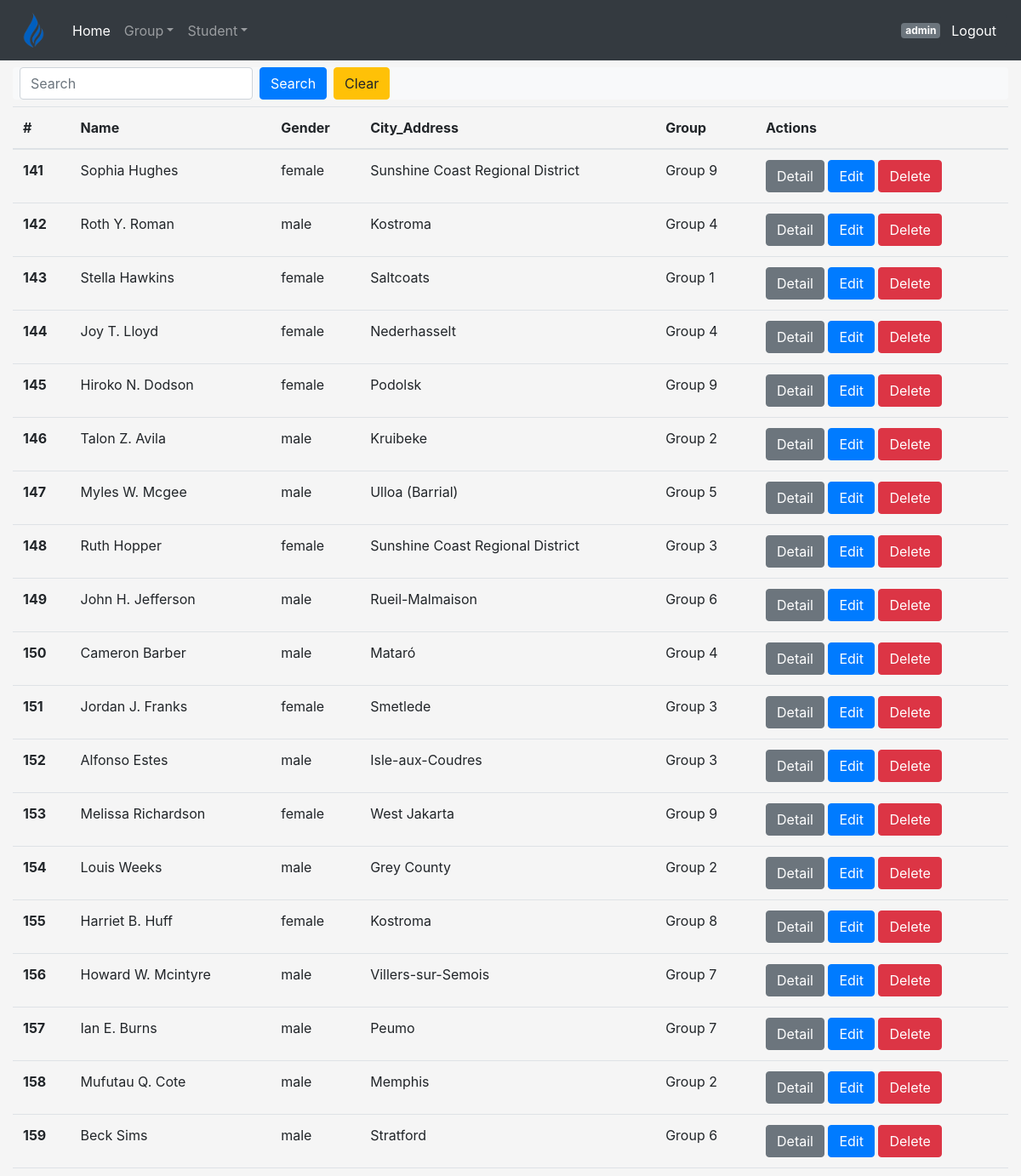
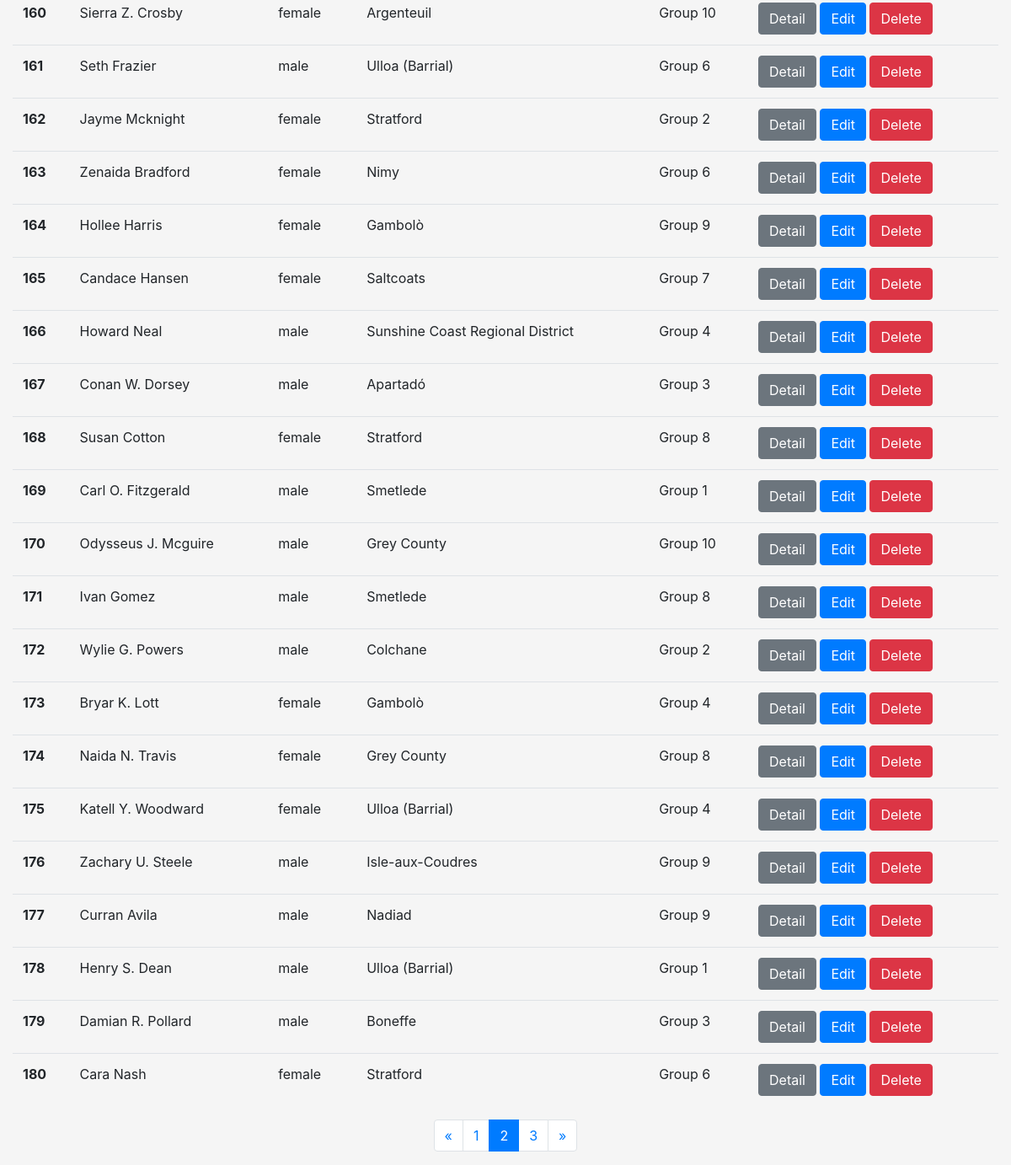
Page /students/student/list?page=2 (signed in) on the committed database (2 pictures, top to bottom).
### students/models.py (models this page shows, shortened)
class Student(AuditMixin, models.Model):
    name = models.CharField(max_length=200)
    age = models.IntegerField()
    gender = models.CharField(max_length=6, choices=GENDER_CHOICES)
    email = models.EmailField(max_length = 100, unique=True)
    city = models.ForeignKey(City, on_delete=models.CASCADE)
    birth_date = models.DateField('birthday date')
    group = models.ForeignKey(StudentGroup, on_delete=models.CASCADE)

class City(models.Model):
    name = models.CharField(max_length=50)
    def __str__(self):
        return self.name

class StudentGroup(AuditMixin, models.Model):
    name = models.CharField(max_length=50, unique=True)
    professor_guide = models.ForeignKey(Professor, unique=True, on_delete=models.DO_NOTHING)
    def __str__(self):
        return 'Group %s ' % self.name

### students/views.py (the view)
# urls.py: path('student/list', views.list_students, name='student_list'),
@login_required
def list_students(request):
    if request.GET.get('something'):
        search_text = request.GET.get('something')
        students = Student.objects.filter(name__contains=search_text).order_by('id')
    else:
        students = Student.objects.order_by('id')
    paginator = Paginator(students, 40) # Show 40 students per page.
    page_number = request.GET.get('page')
    page_obj = paginator.get_page(page_number)
    return render(request,'student/list.html', {'page_obj': page_obj})

### students/templates/student/list.html
{% extends "main.html" %} {% block main %}
<div class="row">
  <div class="col">
    <div class="bg-light rounded mt-2">
        <form class="form-inline my-2 my-md-0">
          <input class="form-control ml-2" type="text" name="something" placeholder="Search" aria-label="Search">
          <input class="btn btn-primary  ml-2" type="submit" value="Search" />
          <a class="btn btn-warning  ml-2" href={% url "student_list" %}>Clear</a>
        </form>
    </div>
    <div class="table-responsive mt-2">
      <table class="table">
        <thead>
          <tr>
            <th scope="col">#</th>
            <th scope="col">Name</th>
            <th scope="col">Gender</th>
            <th scope="col">City_Address</th>
            <th scope="col">Group</th>
            <th scope="col">Actions</th>
          </tr>
        </thead>
        <tbody>
          {% for student in page_obj %}
          <tr>
            <th scope="row">{{student.pk}}</th>
            <td>{{student.name}}</td>
            <td>{{student.gender}}</td>
            <td>{{student.city}}</td>
            <td>{{student.group}}</td>
            <td><a class="btn btn-secondary" href={% url "student_detail" student.pk %}>Detail</a>
            <a class="btn btn-primary" href={% url "student_edit" student.pk %}>Edit</a>
            <a class="btn btn-danger" href={% url "student_partial_delete" student.pk %}>Delete</a>
            </td>
          </tr>
          {% endfor %}
        </tbody>
      </table>
    </div>
  </div>
</div>
{% include 'utils/pagination.html' %}
{% endblock %}

### students/templates/navbar.html (shortened to what this page needs)
<nav class="navbar navbar-expand-md navbar-dark bg-dark">
  <a class="navbar-brand logo" href={% url "home" %}><span class="logo-img"></span></a>
  <div class="collapse navbar-collapse" id="navbarsExampleDefault">
    <ul class="navbar-nav mr-auto">
      <li class="nav-item active">
        <a class="nav-link" href={% url "home" %}
          >Home <span class="sr-only">(current)</span></a
        >
      </li>
      <li class="nav-item dropdown">
        <a
          class="nav-link dropdown-toggle"
          href="#"
          id="dropdown01"
          data-toggle="dropdown"
          aria-haspopup="true"
          aria-expanded="false"
          >Group</a
        >
      </li>
      <li class="nav-item dropdown">
        <a
          class="nav-link dropdown-toggle"
          href="#"
          id="dropdown01"
          data-toggle="dropdown"
          aria-haspopup="true"
          aria-expanded="false"
          >Student</a
        >
      </li>
    </ul>
    <span class="badge badge-secondary">{{user}}</span>
    <a class="btn btn-dark" href={% url "logout" %}>Logout</a>
  </div>
</nav>

### students/static/css/app.css (style rules this page uses)
.logo-img { height: 45px; width: 45px; display: inline-block; vertical-align: middle; background: url("../img/firedevs.png") no-repeat center center; background-size: contain; }
body { background-color: #f5f5f5; }

### rows in the picture
Student: pk "141", name "Sophia Hughes", gender "female", city "Sunshine Coast Regional District", group "Group 9"
Student: pk "142", name "Roth Y. Roman", gender "male", city "Kostroma", group "Group 4"
Student: pk "143", name "Stella Hawkins", gender "female", city "Saltcoats", group "Group 1"
Student: pk "144", name "Joy T. Lloyd", gender "female", city "Nederhasselt", group "Group 4"
Student: pk "145", name "Hiroko N. Dodson", gender "female", city "Podolsk", group "Group 9"
Student: pk "146", name "Talon Z. Avila", gender "male", city "Kruibeke", group "Group 2"
Student: pk "147", name "Myles W. Mcgee", gender "male", city "Ulloa (Barrial)", group "Group 5"
Student: pk "148", name "Ruth Hopper", gender "female", city "Sunshine Coast Regional District", group "Group 3"
Student: pk "149", name "John H. Jefferson", gender "male", city "Rueil-Malmaison", group "Group 6"
Student: pk "150", name "Cameron Barber", gender "male", city "Mataró", group "Group 4"
Student: pk "151", name "Jordan J. Franks", gender "female", city "Smetlede", group "Group 3"
Student: pk "152", name "Alfonso Estes", gender "male", city "Isle-aux-Coudres", group "Group 3"
Student: pk "153", name "Melissa Richardson", gender "female", city "West Jakarta", group "Group 9"
Student: pk "154", name "Louis Weeks", gender "male", city "Grey County", group "Group 2"
Student: pk "155", name "Harriet B. Huff", gender "female", city "Kostroma", group "Group 8"
Student: pk "156", name "Howard W. Mcintyre", gender "male", city "Villers-sur-Semois", group "Group 7"
Student: pk "157", name "Ian E. Burns", gender "male", city "Peumo", group "Group 7"
Student: pk "158", name "Mufutau Q. Cote", gender "male", city "Memphis", group "Group 2"
Student: pk "159", name "Beck Sims", gender "male", city "Stratford", group "Group 6"
Student: pk "160", name "Sierra Z. Crosby", gender "female", city "Argenteuil", group "Group 10"
Student: pk "161", name "Seth Frazier", gender "male", city "Ulloa (Barrial)", group "Group 6"
Student: pk "162", name "Jayme Mcknight", gender "female", city "Stratford", group "Group 2"
Student: pk "163", name "Zenaida Bradford", gender "female", city "Nimy", group "Group 6"
Student: pk "164", name "Hollee Harris", gender "female", city "Gambolò", group "Group 9"
Student: pk "165", name "Candace Hansen", gender "female", city "Saltcoats", group "Group 7"
Student: pk "166", name "Howard Neal", gender "male", city "Sunshine Coast Regional District", group "Group 4"
Student: pk "167", name "Conan W. Dorsey", gender "male", city "Apartadó", group "Group 3"
Student: pk "168", name "Susan Cotton", gender "female", city "Stratford", group "Group 8"
Student: pk "169", name "Carl O. Fitzgerald", gender "male", city "Smetlede", group "Group 1"
Student: pk "170", name "Odysseus J. Mcguire", gender "male", city "Grey County", group "Group 10"
Student: pk "171", name "Ivan Gomez", gender "male", city "Smetlede", group "Group 8"
Student: pk "172", name "Wylie G. Powers", gender "male", city "Colchane", group "Group 2"
Student: pk "173", name "Bryar K. Lott", gender "female", city "Gambolò", group "Group 4"
Student: pk "174", name "Naida N. Travis", gender "female", city "Grey County", group "Group 8"
Student: pk "175", name "Katell Y. Woodward", gender "female", city "Ulloa (Barrial)", group "Group 4"
Student: pk "176", name "Zachary U. Steele", gender "male", city "Isle-aux-Coudres", group "Group 9"
Student: pk "177", name "Curran Avila", gender "male", city "Nadiad", group "Group 9"
Student: pk "178", name "Henry S. Dean", gender "male", city "Ulloa (Barrial)", group "Group 1"
Student: pk "179", name "Damian R. Pollard", gender "male", city "Boneffe", group "Group 3"
Student: pk "180", name "Cara Nash", gender "female", city "Stratford", group "Group 6"

### other values in the picture
{{ user }} "admin"
{{ n }} "1" "3"
{{ n }} "2"
